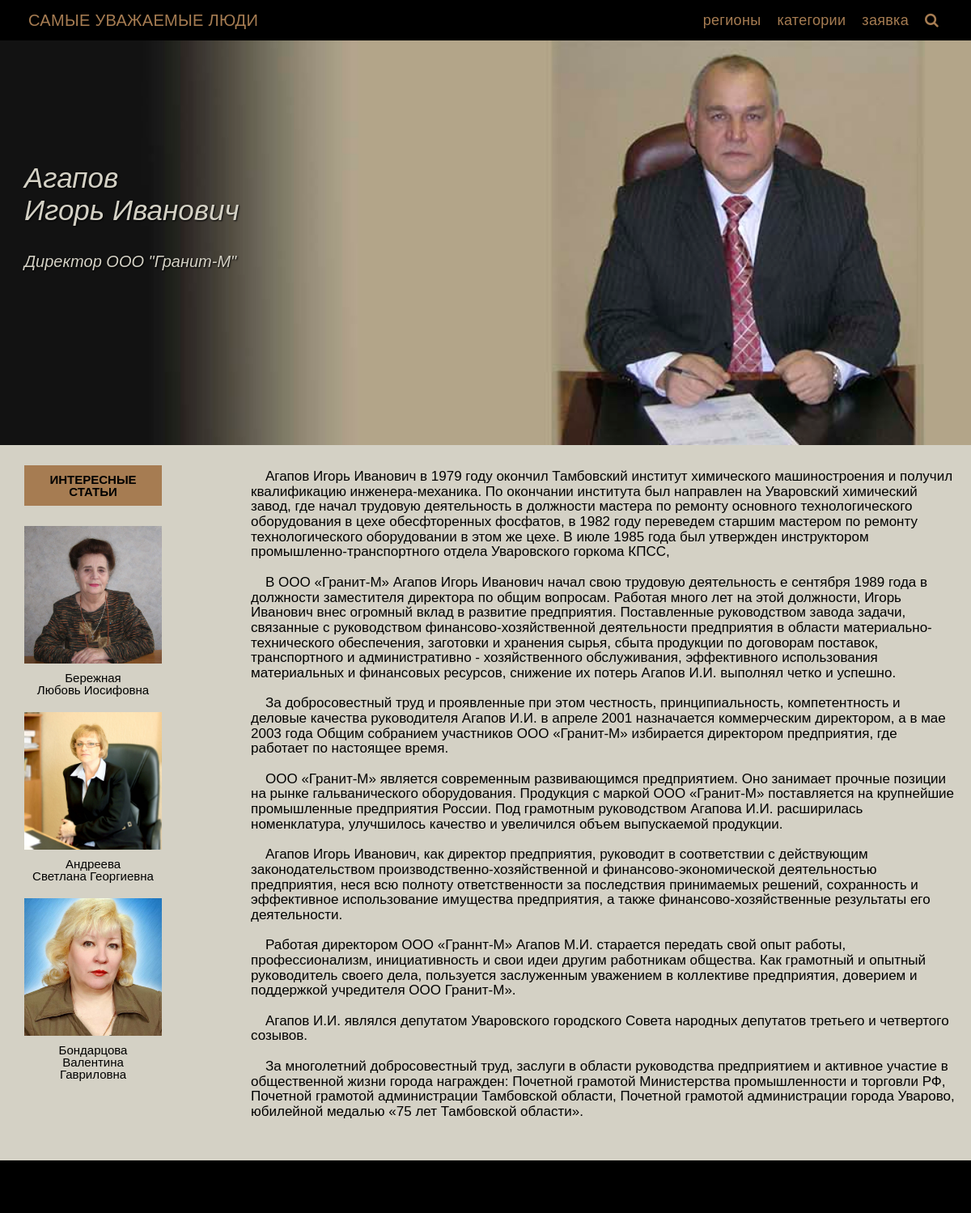
The page /post/agapov-igor-ivanovich/ on the database its author committed.
### blog2/models.py (models this page shows, shortened)
class Post(models.Model):
    title = models.CharField(max_length=255, verbose_name='Полное ФИО')
    slug = models.SlugField(max_length=255, unique=True)
    first_name = models.CharField(max_length=255, verbose_name='Фамилия')
    last_name = models.CharField(max_length=255, verbose_name='Имя, Отчество')
    subtitle = models.CharField(max_length=100, verbose_name='Профессия, должность')
    article_text = models.TextField(blank=True, verbose_name='Текст статьи')
    created_at = models.DateTimeField(auto_now_add=True, verbose_name='Опубликовано')
    photo = models.ImageField(upload_to='photos/%Y/%m/%d', blank=True, verbose_name='Превью')
    photo2 = models.ImageField(upload_to='photos/%Y/%m/%d', blank=True, verbose_name='Основное фото в статье')
    views = models.IntegerField(default=0, verbose_name='Количество просмотров')
    region = models.ForeignKey(Region, on_delete=models.PROTECT, related_name='posts')
    category = models.ForeignKey(Category, on_delete=models.PROTECT, related_name='posts')
    is_published = models.BooleanField(default=True, verbose_name='Опубликовано или нет')
    class Meta:
        verbose_name = 'Статья'
        verbose_name_plural = 'Статьи'
        ordering = ['title']
    def get_absolute_url(self):
        return reverse('post', kwargs={"slug": self.slug})

### blog2/views.py (the view)
# urls.py: path('post/<str:slug>/', GetPost.as_view(), name='post'),
class GetPost(DetailView):
    model = Post
    template_name = 'blog2/single.html'
    context_object_name = 'post'
    def get_context_data(self, *, object_list=None, **kwargs):
        context = super().get_context_data(**kwargs)
        self.object.views = F('views') + 1
        self.object.save()
        self.object.refresh_from_db()
        return context

### blog2/models.py (called while the page is built)
    def get_absolute_url(self):
        return reverse('region', kwargs={"slug": self.slug})

    def get_absolute_url(self):
        return reverse('category', kwargs={"slug": self.slug})

### blog2/templatetags/sidebar.py (called while the page is built)
@register.inclusion_tag('blog2/regions_tpl.html')
def get_region():
    regions = Region.objects.all()
    return {"regions": regions}

@register.inclusion_tag('blog2/categories_tpl.html')
def get_category():
    categories = Category.objects.all()
    return {"categories": categories}

@register.inclusion_tag('blog2/random_posts_tpl.html')
def get_random_posts():
    random_posts = list(Post.objects.all())
    posts = random.sample(random_posts, min(len(random_posts), 3))
    return {"posts": posts}

### blog2/templates/blog2/single.html (shortened to what this page needs)
{% extends 'base.html' %}
{% load static %}
{% load sidebar %}
{% block content %}
<div class="content-single">
    <div class="content-area-single">
        <div class="content-image-single">
            <img src="{{ post.photo2.url }}" alt="{{ post.title }}">
        </div>
    </div>
</div>
<div class="container">
    <div class="container-single">
        <div class="content-title-single">{{ post.first_name }} <br> {{ post.last_name }}</div>
        <div class="content-title2-single">{{ post.subtitle }}</div>
        <div class="site-bar">
            <div class="interesting_articles_heading">Интересные статьи</div>
            <div class="interesting_articles_block">
                {% get_random_posts %}
            </div>
        </div>
        <div class="text-area">
            {{ post.article_text | safe }}
        </div>
    </div>
</div>
{% endblock %}

### templates/base.html (shortened to what this page needs)
{% load static %}
{% load cache %}
<!DOCTYPE html>
<html lang="ru">
<head>
    <link rel="stylesheet" type="text/css" href="{% static 'css/style.css' %}">
    <link rel="stylesheet" type="text/css" href="{% static 'css/font-awesome.min.css' %}">
    <link rel="stylesheet" type="text/css" href="{% static 'css/formStyle.css' %}">
</head>
<body>
<div class="wrapper">
    {% include 'inc/_header.html' %}
    {% block content %}{% endblock %}
    {% include 'inc/_footer.html' %}
</div>
</body>
</html>

### templates/inc/_header.html (shortened to what this page needs)
{% load menu %}
<div class="header">
			<div class="container">
				<div class="header__row">
					<div class="header__logo">
						<a href="{% url 'home' %}">Самые уважаемые люди</a>
					</div>
					<div class="header__menu">
						<a href="#popup-regions" class="popup-link" title="Участники по регионам">регионы</a>
						<a href="#popup-categories" class="popup-link" title="Участники по категориям">категории</a>
						<a href="{% url 'form' %}" class="link" title="Форма заявки">заявка</a>
						<a href="#popup-search" class="popup-link" title="Поиск"><i class="fa fa-search"></i></a>
					</div>
				</div>
			</div>
		</div>

### blog2/templates/blog2/random_posts_tpl.html
{% for post in posts %}
<div class="interesting_articles_img">
    <a href="{{ post.get_absolute_url}}">
        <img src="{{ post.photo.url }}" alt="{{ post.title }}">
    </a>
</div>
<div class="interesting_articles_title">
    <a href="{{ post.get_absolute_url}}">
        {{ post.first_name }} <br> {{ post.last_name }}
    </a>
</div>
{% endfor %}

### blog2/templates/blog2/regions_tpl.html (shortened to what this page needs)
{% load static %}

### blog2/templates/blog2/categories_tpl.html (shortened to what this page needs)
{% load static %}

### templates/inc/_footer.html (shortened to what this page needs)
<div class="footer">
    <div class="container">
        <div class="footer__row">
        </div>
    </div>
</div>

### site_blog/static/css/style.css (style rules this page uses)
* { padding: 0; margin: 0; border: 0; }
*, *:before, *:after { -moz-box-sizing: border-box; -webkit-box-sizing: border-box; box-sizing: border-box; }
html, body { height: 100%; width: 100%; font-size: 100%; line-height: 1; font-size: 14px; -ms-text-size-adjust: 100%; -moz-text-size-adjust: 100%; -webkit-text-size-adjust: 100%; }
a { text-decoration: none; }
img { vertical-align: top; }
body { font-family: 'PT Sans', sans-serif; background-color: #d4d1c5; flex: 1 1 auto; }
.wrapper { min-height: 100%; overflow: hidden; display: flex; flex-direction: column; flex: 1 1 auto; }
.container { max-width: 1180px; margin: 0 auto; }
.header { width: 100%; position: fixed; background-color: #000; padding: 15px 0; z-index: 99; }
.header__row { display: flex; flex-wrap: wrap; justify-content: space-between; align-items: center; }
.header__logo a { font-family: 'Baskerville', sans-serif; color: #a67c52; text-transform: uppercase; font-size: 20px; letter-spacing: 0.3px; padding-left: 25px; }
.header__menu { display: flex; flex-wrap: wrap; align-items: center; font-size: 18px; letter-spacing: 0.3px; padding: 0 20px; }
.header__menu a { margin: 0 10px; font-family: 'Baskerville', sans-serif; color: #a67c52; }
.footer { background-color: #000; }
.footer__row { display: flex; height: 65px; flex-direction: column; justify-content: center; align-items: center; text-decoration: none; }
.content-single { margin-top: 50px; }
.content-area-single { min-width: 100%; background-color: #d4d1c5; }
.content-image-single { display: flex; flex-direction: row; position: relative; align-items: flex-end; justify-content: center; }
.content-image-single img { flex-basis: 100%; min-height: 500px; }
.content-title-single { max-width: 500px; position: absolute; top: -350px; left: 0; text-align: left; font-family: 'PT Sans', sans-serif; font-style: italic; font-size: 35px; text-shadow: 1px 1px 2px black; color: #d4d1c5; line-height: normal; }
.content-title2-single { max-width: 500px; position: absolute; top: -290px; left: 0; text-align: left; font-family: 'PT Sans', sans-serif; font-style: italic; font-size: 20px; text-shadow: 1px 1px 2px black; color: #d4d1c5; padding: 50px 0 0 0; line-height: 1.3; }
.container-single { position: relative; max-width: 1180px; height: auto; display: flex; flex-direction: row; margin-left: 20px; }
.site-bar { width: 300px; height: auto; display: flex; flex-direction: column; align-content: center; align-items: center; justify-content: flex-start; font-size: 15px; margin: 0 100px 0 0; }
.interesting_articles_block { display: flex; width: auto; flex-direction: column; flex-wrap: wrap; justify-content: space-evenly; align-items: center; margin-bottom: 10px; }
.interesting_articles_heading { width: 170px; height: 50px; margin: 25px 0 25px 0; text-align: center; text-transform: uppercase; font-weight: bold; background-color: #a67c52; color: #000000; text-decoration: none; padding-top: 10px; }
.interesting_articles_img img { width: 170px; height: 170px; margin-bottom: 10px; }
.interesting_articles_title { width: 150px; height: auto; text-align: center; text-decoration: none; font-size: 15px; margin-bottom: 20px; }
.interesting_articles_title a { color: #000000; text-decoration: none; }
.text-area { font-size: 17px; line-height: 1.1; text-indent: 18px; padding: 10px; margin: 20px 0 0 0; }

### rows shown on the page
Post: photo2 (picture), first_name "Агапов", last_name "Игорь Иванович", subtitle "Директор ООО \"Гранит-М\"", article_text "Агапов Игорь Иванович в 1979 году окончил Тамбовский институт химического машиностроения и получил квалификацию инженера-механика. По окончании института был направлен на Уваровский химический завод, где начал трудовую деятельность в должности мастера по ремонту основного технологического оборудования в цехе обесфторенных фосфатов, в 1982 году переведем старшим мастером по ремонту технологического оборудовании в этом же цехе. В июле 1985 года был утвержден инструктором промышленно-транспортного отдела Уваровского горкома КПСС, В ООО «Гранит-М» Агапов Игорь Иванович начал свою трудовую деятельность е сентября 1989 года в должности заместителя директора по общим вопросам. Работая много лет на…"
Post: photo (picture), first_name "Бережная", last_name "Любовь Иосифовна"
Post: photo (picture), first_name "Андреева", last_name "Светлана Георгиевна"
Post: photo (picture), first_name "Бондарцова", last_name "Валентина Гавриловна"
